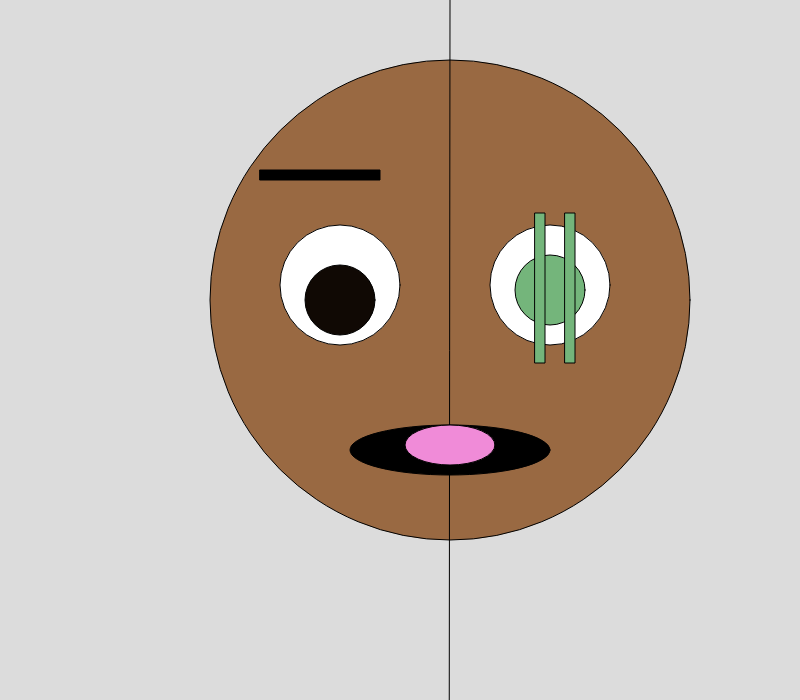
Frame 1 (no input)
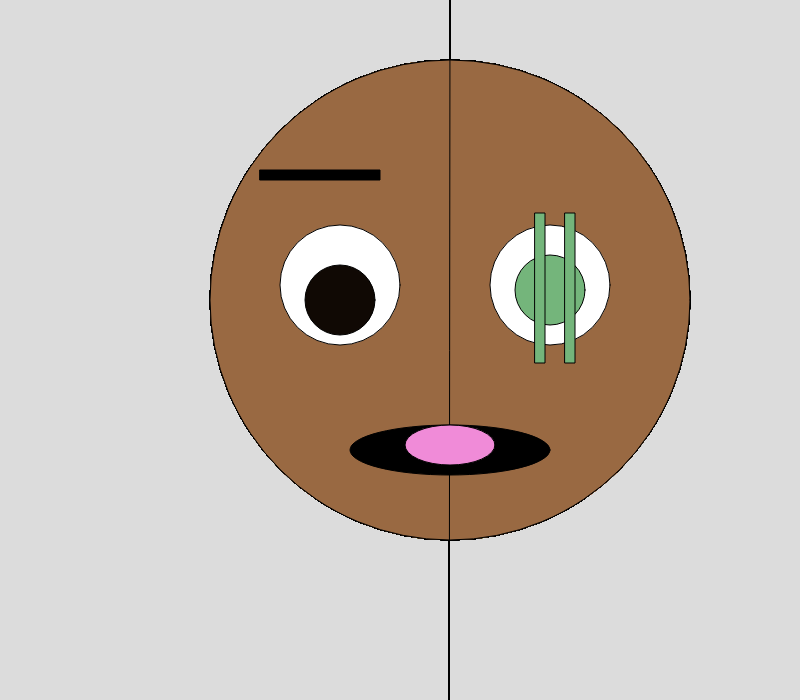
Frame 60 (no input)
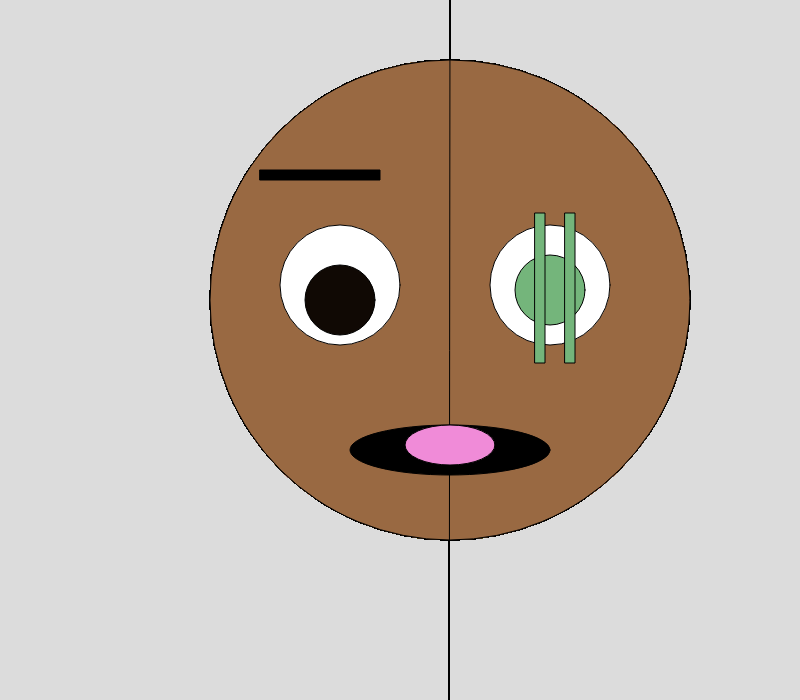
Frame 120 (the mouse pressed at the canvas centre since frame 60)

The p5.js sketch that drew these frames (run headless with seeded random() and noise() and a simulated clock; from frame 60 on, the mouse is pressed at the canvas centre):

// p5.js sketch
// ── sketch.js
function setup() {
  createCanvas(800, 700);
  background (220);
}

//red
function draw() {
  fill (153, 105, 66);
  circle (450, 300, 480);
  
  line (-500, 900000, 450, 0,);

  fill (255, 255, 255);
  circle (340, 285 ,120);

  fill (16, 9, 4)
  circle (340, 300, 70)

  fill (255, 255, 255);
  circle (550, 285 ,120);

  fill (116, 181, 123);
  circle (550, 290, 70);

  fill (116, 181, 123);
  rect (565, 213, 10, 150);

  fill (116, 181, 123);
  rect (535, 213, 10, 150);

  fill (0);
  ellipse(450, 450, 200, 50);

  fill (240, 139, 216);
  ellipse(450, 445, 90, 40);

  fill (0);
  rect(260, 170, 120, 10);

  
}

//large black circle

//large grey circle border

//grey triangle border with dip curp
